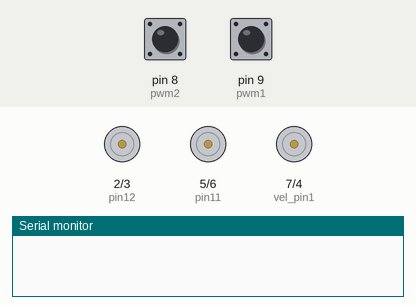
Recording of a sketch running on a simulated Arduino Uno, built with avr-gcc and run on an emulated ATmega328P. On the bench: motor-driver pin pairs drawn as motors (green arrow = first pin HIGH = forward, orange = second pin HIGH = backward, longer = more drive), the last lines printed to the serial monitor. The inputs (shaded band) are chosen by the test bench; at power-on: pin 8 (pwm2) LOW, pin 9 (pwm1) LOW.

Above: at 1.2 s.
1.3 s: pin 8 (pwm2) pulsed HIGH 2 times (0.12 s each, 0.3 s apart)
At 2.7 s:
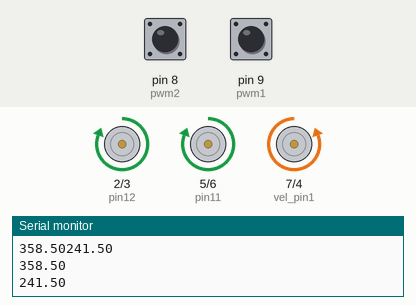
At 4.4 s:
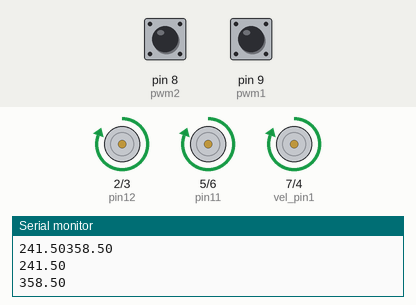
4.9 s: pin 9 (pwm1) pulsed HIGH 5 times (0.12 s each, 0.3 s apart)
At 7.8 s:
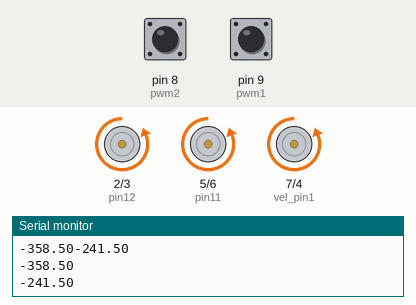
Timing chart, 0 to 10.1 s (numbered marks = the images above; inputs shaded):
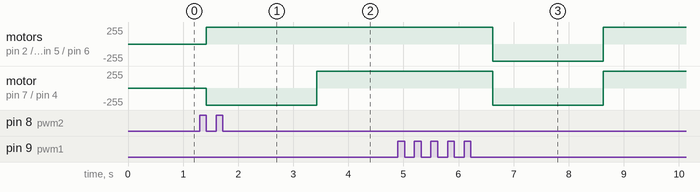

The sketch:

4Rodes.ino
```cpp
//motor 1
const int pin11 = 5; //control motor1
const int pin21 = 6; //control direccio contraria
//moto2
const int pin12 = 2;//control motor2
const int pin22 = 3;//control direccio contraria

const int vel_pin1 = 7; // pin de la velocitat
const int vel_pin2 = 4; // pin de la velocitat

/****Geometria****/
const float distancia_rodes = 0.39;
const float radi_rodes = 0.85;


float velocitat_lineal = 0; //insertar valor
float velocitat_angular = 0; //insertar valor

float w1, w2; //velocitat angular de les rodes

const int pwm1 = 9;
const int pwm2 = 8;

volatile float va, vl;

void setup() {
  Serial.begin(9600);

  pinMode(pin11, OUTPUT);
  pinMode(pin21, OUTPUT);

  pinMode(pin12, OUTPUT);
  pinMode(pin22, OUTPUT);

  pinMode(vel_pin1, OUTPUT);
  pinMode(vel_pin2, OUTPUT);

  pinMode(pwm1, INPUT);
  pinMode(pwm2, INPUT);

}

void loop() {
  // put your main code here, to run repeatedly:

  vl = pulseIn(pwm1, HIGH); //entrada velocitat lineal mando
  va = pulseIn(pwm2, HIGH); //entrada velocitat angular mand

  velocitat_lineal = map(vl, 1911, 1065, -255, 255); //Rescala velocitat
  velocitat_angular = map(va, 1058, 1912, -255, 255);

  if (velocitat_lineal > 255) {
    velocitat_lineal = 255;
  } else if (velocitat_lineal < -255) {
    velocitat_lineal = -255;
  }
  if (velocitat_angular > 255) {
    velocitat_angular = 255;
  } else if (velocitat_angular < -255) {
    velocitat_angular = -255;
  }

  if (velocitat_lineal < 10 & velocitat_lineal > -10) {
    velocitat_lineal = 0;
  }
  if (velocitat_angular < 10 & velocitat_angular > -10) {
    velocitat_angular = 0;
  }

  calcular_velocitats();
  accionar_motor(pin11, pin21, vel_pin1, w1);
  accionar_motor(pin12, pin22, vel_pin2, w2);

  delay(5);

}

void calcular_velocitats() {
  w1 = (velocitat_lineal / radi_rodes) + (distancia_rodes * velocitat_angular / (2 * radi_rodes));
  w2 = (velocitat_lineal / radi_rodes) - (distancia_rodes * velocitat_angular / (2 * radi_rodes));

  Serial.print(w1);
  Serial.println(w2);
}

void accionar_motor(int pin1, int pin2, int vel, float velocitat) {
  if (velocitat > 0) {
    digitalWrite(pin1, HIGH);
    digitalWrite(pin2, LOW);
  }
  else {
    digitalWrite(pin1, LOW);
    digitalWrite(pin2, HIGH);
  }

  Serial.println(velocitat);
  analogWrite(vel, abs(velocitat * 100));

}
```

Measured:
- after the input at 1.3 s, motor on pin 2 (pin12) / pin 3 (pin22), motor on pin 5 (pin11) / pin 6 (pin21): stopped → forward 255/255 after 0.12 s instead of 0.70 s; motor on pin 7 (vel_pin1) / pin 4 (vel_pin2): stopped → backward 255/255 after 0.12 s, → forward 255/255 2.0 s later
- after the input at 4.9 s, motor on pin 2 (pin12) / pin 3 (pin22), motor on pin 5 (pin11) / pin 6 (pin21), motor on pin 7 (vel_pin1) / pin 4 (vel_pin2): forward 255/255 → backward 255/255 after 1.7 s, → forward 255/255 2.0 s later
